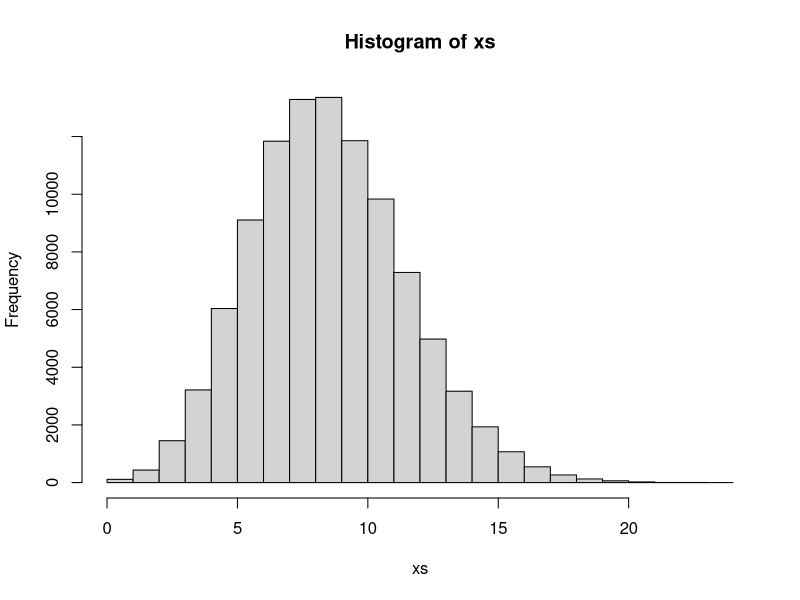

This chart was generated by the following R code: (Note: this script raises an error after producing the figure.)
dbinom(6, 10, 1/2)  # P(X = 6)
sum(dbinom(6:0, 10, .5))  # P(X <= 6)
choose(10, 6)*1/2^6*(1-1/2)^4  # P(X = 6)
dbinom(4, 10, .7)  # P(Y = 4 | Y~Bin(n = 10, p = .7))

xs <- rbinom(100000, 300, .03)
hist(xs)
mean(xs <= 12 & xs >=5)

z <- 0:300
pz <- dbinom(z, 300, .03)

EV <- function(x, px){
  if(sum(px) != 1)
    stop("sum of probabilities must be 1.")
  if(length(x) != length(px))
    stop("x and px must be the same length.")
  E <- sum(x*px)
  V <- sum(((x - E)^2)*px)
  S <- sqrt(V)
  c(E, V, S)
}

EV(z, pz)

# Expected Values #2
x <- 1:3
px <- c(.53, .47*.53, .47^2*.53 + .47^3)
EV(x, px)
# E(Boys)
x <- 0:3
px <- c(.53, .47*.53, .47^2*.53, .47^3)
EVX(x, px)
# SD # 1
x <- c(0, 13, 26, 41)
px <- c(26/52, 13/52, 12/52, 1/52)
EV(x, px)
# SD # 2
x <- 1:3
px <- c(.46, .54*.46, 1 - .46 - .54*.46)
EV(x, px)
# E value and variance # 1
x <- c(110 - 9000, 110 - 2000, 110)
px <- c(1/2083, 1/495, 1 -(1/2083 + 1/495))
EV(x, px)

# --------------------------------------------

  
z <- 0:300
pz <- dbinom(z, 300, .03)
EV(z, pz)
# E(Z) = 9.0, S(X) = 2.954657
# Y ~approx N(9, 2.954657)
# Solve Exactly
# P(6 <= Z <= 12) = P(Z <= 12) - P(Z <= 5)
pbinom(12, 300, 0.03) - pbinom(5, 300, 0.03)
# Or
sum(dbinom(6:12, 300, 0.03))
# Approximation now
# P(6 <= Y <= 12)
pnorm(12, 9, 2.954657) - pnorm(6, 9, 2.954657)  
  
################### 

# Suppose IQ ~ N(100, 16)

# P(84 <= IQ <= 116)  = P(IQ <= 116) - P(IQ <= 84) 
pnorm(116, 100, 16) - pnorm(84, 100, 16)

# P(IQ <= x) = 0.95
qnorm(.95, 100, 16)

#



#### Using simulation

xs <- rbinom(10000, 10, .5)
mean(xs == 6)
mean(xs <= 6)

ys <- rbinom(10000, 10, .7)
mean(ys == 4)


y <- 0:10
py <- dbinom(y, 10, .7)
DF <- data.frame(y, py)
DF
(EY <- sum(y*py))

10*.7*.3
VY <- sum((y - EY)^2*py)
VY
VY^.5

x <- 0:3
px <- c(.3, .2, .1, .4)
(EX <- sum(x*px))
(VX <- sum((x - EX)^2*px))
(SX <- VX^.5)
